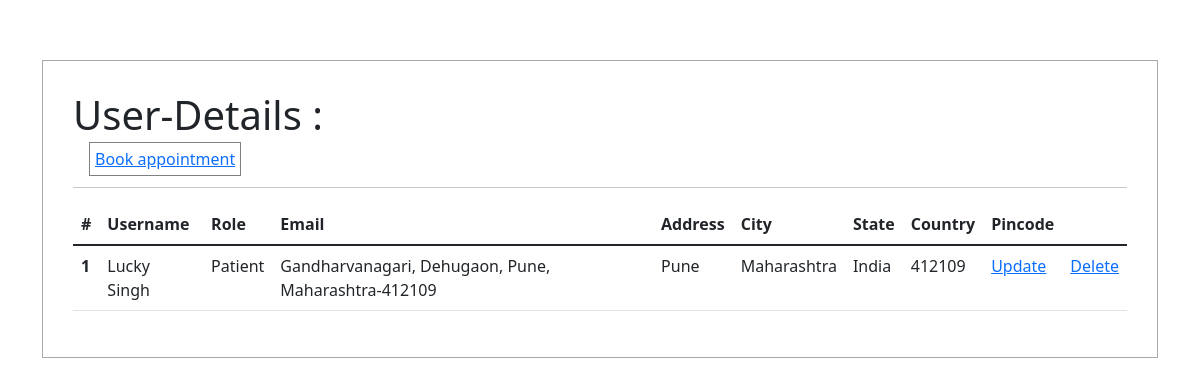
The app's page /patient_userdetails/1/ (signed in) with its own data.
### form/models.py (models this page shows, shortened)
class Patient(models.Model):
    user = models.OneToOneField(User, null=True, on_delete= models.CASCADE)
    name = models.CharField("Name", max_length=50, blank=True)
    role = models.CharField("Role", max_length=50,default="Patient", blank=True)
    phone = models.CharField(max_length=200, null=True)
    date_created = models.DateTimeField(auto_now_add=True, null=True)
    image = models.ImageField(upload_to='images/patient/',null=True, blank=True)
    address_line1=city = models.CharField("Address_Line1", max_length=100, blank=True)
    city = models.CharField("City", max_length=50, blank=True)
    state = models.CharField("State", max_length=50, blank=True)
    country = models.CharField("Country", max_length=50, blank=True)
    pincode = models.CharField("Pincode", max_length=50, blank=True)

### form/decorators.py (the view)
        def wrapper_func(request,*args,**kwargs):
            group = None
            if request.user.groups.exists():
                group = request.user.groups.all()[0].name
            if group in allowed_roles:
                print('working',allowed_roles)
                return view_func(request,*args,**kwargs)
            else:
                return HttpResponse('<h3>you are not authorized to view this page !!!</h3>')

### form/views.py (called while the page is built)
@login_required
@allowed_users(allowed_roles=['admin','patient'])
def patient_details(request,pk):
    userdetails=User.objects.get(id=pk)
    patientdetails=Patient.objects.get(id=pk)
    context={'userdetails':userdetails,'patientdetails':patientdetails}
    return render(request,"form/patient_userdetails.html",context)

### form/templates/form/patient_userdetails.html (shortened to what this page needs)
<!doctype html>
<html lang="en">
<head>
    <link href="https://cdn.jsdelivr.net/npm/bootstrap@5.1.3/dist/css/bootstrap.min.css" rel="stylesheet"
>
</head>
<body>
    <div class="container" style="justify-content: center;align-items: center;margin-top: 5%;">
        <div class="container col-md-12" style="padding:30px;border:1px solid #aaa;margin-top: 10px;">
            <h1>User-Details : </h1><a href="{% url 'doctorslist'%}" class="mx-3" style="border:1px solid grey;padding:5px;">Book appointment</a>
            <hr>
            <table class="table">
                <thead>
                    <tr>
                        <th scope="col">#</th>
                        <th scope="col">Username</th>
                        <th scope="col">Role</th>
                        <th scope="col">Email</th>
                        <th scope="col">Address</th>
                        <th scope="col">City</th>
                        <th scope="col">State</th>
                        <th scope="col">Country</th>
                        <th scope="col">Pincode</th>
                    </tr>
                </thead>
                <tbody>
                    <tr>
                        <th scope="row">{{userdetails.id}}</th>
                        <td>{{patientdetails.name}}</a></td>
                        <td>{{patientdetails.role}}</td>
                        <td>{{patientdetails.address_line1}}</td>
                        <td>{{patientdetails.city}}</td>
                        <td>{{patientdetails.state}}</td>
                        <td>{{patientdetails.country}}</td>
                        <td>{{patientdetails.pincode}}</td>
                        <td><a href="{% url 'updatepatientdetails' userdetails.id %}">Update</a></td>
                        <td><a href="{% url 'deletepatientdetails' userdetails.id %}">Delete</a></td>
                    </tr>
                </tbody>
            </table>
        </div>
    </div>
</body>
</html>

### records on screen
Patient: name "Lucky Singh", role "Patient", address_line1 "Gandharvanagari, Dehugaon, Pune, Maharashtra-412109", city "Pune", state "Maharashtra", country "India", pincode "412109"

### other values on screen
{{ userdetails.id }} "1"
